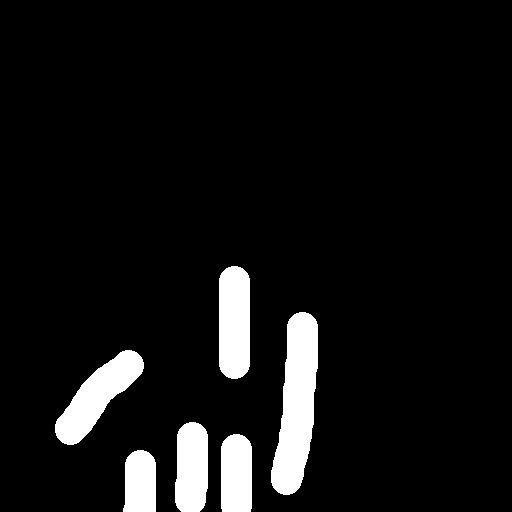
#> input picture ImageContrastScript/ORIGINAL_IMAGES/00351_mask.png, 512 x 512 px; its folder holds only this picture in this run
$ python script.py
#> lines starting #> are read from the running program, lines starting #| are printed output that depends on the picture; after the words box and inside, x2 and y2 are one past the last pixel; in counts of white or black regions, pixels touching at a corner belong together
import cv2
import numpy as np
import os


mypath = 'ORIGINAL_IMAGES/'
(_, _, filenames) = next(os.walk(mypath))
newPath = 'AUGMENTED_IMAGES/'


for f in filenames:
    path = mypath + str(f)
    fpath = newPath + str(f)
    img = cv2.imread(path)
#> img is the input picture: shape (512, 512, 3); values 0 (black) and 34 (white), 7.3% white; 6 white regions, box (x1, y1, x2, y2) and area: (271, 312, 318, 495) 5605, (55, 350, 144, 445) 3555, (219, 266, 250, 379) 3291, (175, 422, 208, 512) 2654, (221, 434, 252, 512) 2306, (123, 450, 156, 512) 1827
    img[img != 0] = 255 # change everything to white where pixel is not black
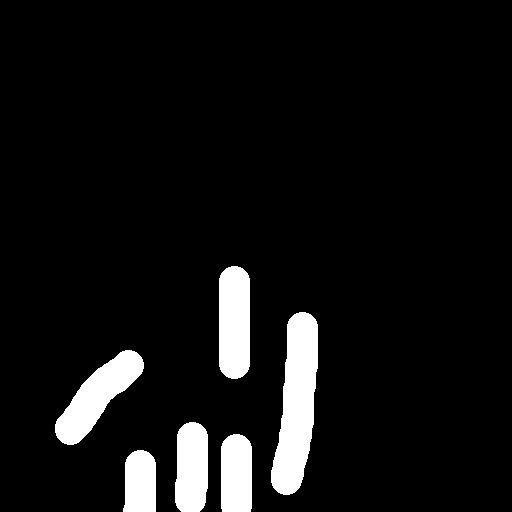
#> img: shape (512, 512, 3); 7.3% white; 6 white regions, box (x1, y1, x2, y2) and area: (271, 312, 318, 495) 5605, (55, 350, 144, 445) 3555, (219, 266, 250, 379) 3291, (175, 422, 208, 512) 2654, (221, 434, 252, 512) 2306, (123, 450, 156, 512) 1827
    cv2.imwrite(fpath, img)
